Frame 1 (no input): blank canvas, image omitted
Frame 60 (the mouse pressed at the canvas centre just before this capture): blank canvas, image omitted
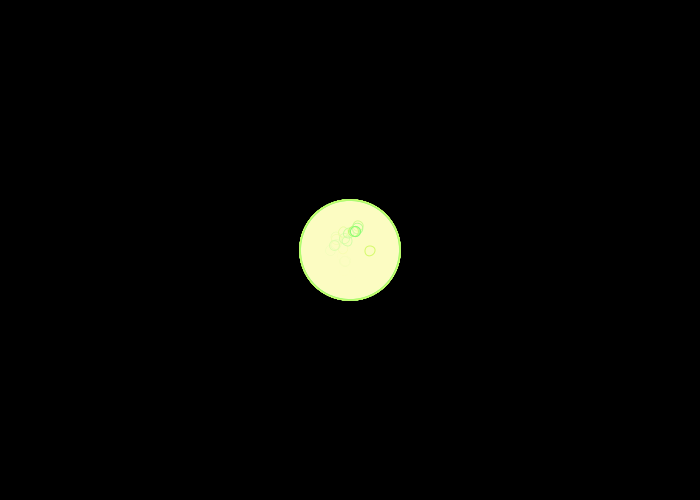
Frame 120 (the mouse held since frame 60 and released just before this capture)

The Processing sketch whose frames 1 and 60 were blank and that drew this single picture after the mouse press (run headless with seeded random() and noise(); from frame 60 on, the mouse is pressed at the canvas centre):

// Processing sketch: processing_151469
// ── processing_151469.pde

void setup()
{
size( 700,500 );
background( 0 );
stroke( 140,90,140 );
}
 
 
void draw()
 
{
translate(mouseX,mouseY);
rotate(frameCount/5.0);
if (mousePressed) {
   
strokeWeight (1);
stroke ( random(110, 220), random(250, 160), random(80, 120));
 
fill (random(410,460), random(300,280), random (200,180), 35);
 ellipse(0,0, 100,100);
   ellipse(random(0,20), random(0,20) , random(10,10), random(10,10));


}
 }
